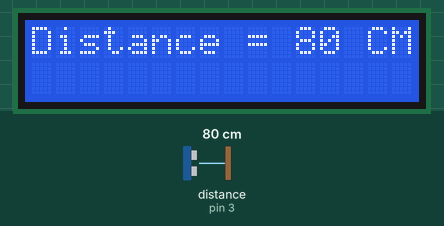
The sketch below on a simulated Arduino Uno, built with avr-gcc and run on an emulated ATmega328P. Parts: 16×2 character LCD. Wiring (inferred from the names in the program): ultrasonic range finder: trigger pin 6; echo pin 3. The test bench sets the inputs (shaded band); at power-on: distance to the obstacle (sensor on pin 3) 80 cm. The echo pulse lasts 58.3 µs per cm; what the sketch prints to the serial monitor is not drawn.

Above: at 1.2 s.
1.3 s: distance to the obstacle (sensor on pin 3) set to 60 cm
At 2.0 s:
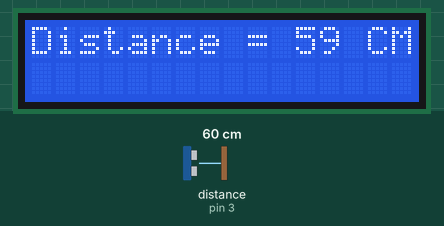
3.4 s: distance to the obstacle (sensor on pin 3) set to 2 cm
At 3.7 s:
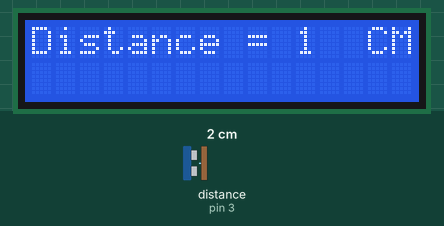
4.9 s: distance to the obstacle (sensor on pin 3) set to 4 cm
At 6.1 s:
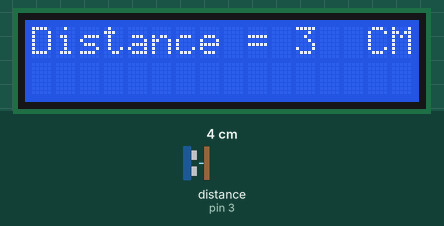
6.4 s: distance to the obstacle (sensor on pin 3) set to 120 cm
At 7.6 s:
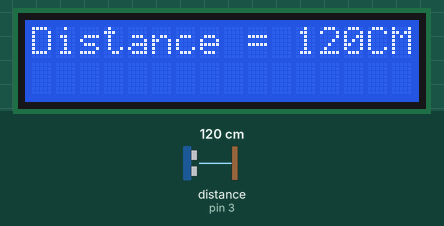
Timing chart, 0 to 9.4 s (numbered marks = the images above; inputs shaded):
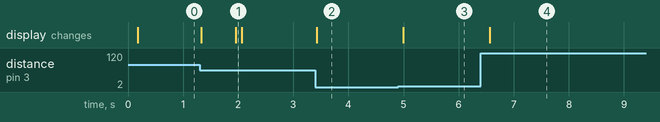

Measured:
- after the input at 1.3 s, the display: first changes at once (image 1 shows a later state)
- after the input at 3.4 s, the display: changes at once (image 2)
- after the input at 4.9 s, the display: changes after 0.10 s (image 3)
- after the input at 6.4 s, the display: changes after 0.17 s (image 4)

The sketch:

sound_distance_lcd.ino
```cpp
//跳线插CN5口

#include <LiquidCrystal.h>
LiquidCrystal lcd(2, 11, 10, A1, A0, A2);

int trigPin = 6;
int echopin = 3;

unsigned long start;
unsigned long end;
unsigned long distance;

void setup() {
  pinMode(trigPin, OUTPUT);
  pinMode(echopin, INPUT);
  digitalWrite(trigPin, LOW);

  Serial.begin(9600);
  Serial.println("开始");

  lcd.begin(16, 2);
  lcd.clear();

  attachInterrupt(1, Calculation, CHANGE);

}

void Calculation()
{
  unsigned long t = micros();
  if (digitalRead(3) == HIGH)
  {
    start  = t;
  }
  else
  {
    end = t;
  }
  if (end > start)
  {
    distance = (end - start) / 58;
  }
}

void loop() {
  digitalWrite(trigPin, LOW);
  delayMicroseconds(10);
  digitalWrite(trigPin, HIGH);
  delayMicroseconds(10);
  digitalWrite(trigPin, LOW);
  delayMicroseconds(10);

  Serial.print(distance);
  Serial.println("cm");

  lcd.clear();
  lcd.setCursor(0, 0);
  lcd.print("Distance = ");
  lcd.setCursor(11, 0);
  lcd.print(distance, DEC);
  lcd.setCursor(14, 0);
  lcd.print("CM");

  delay(100);
}
```
